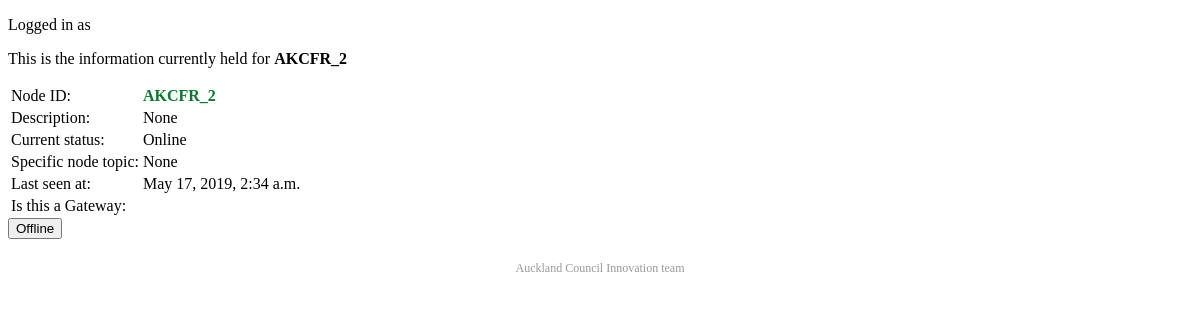
Screenshot of /monitor/node/24/ with the database file from the repository.
### monitor/models.py (models this page shows, shortened)
class Node(models.Model):
    nodeID = models.CharField(max_length=30)
    lastseen = models.DateTimeField(blank=True, null=True)
    statusSent = models.DateTimeField(blank=True, null=True)
    isGateway = models.BooleanField(blank=True, default=False)
    notificationSent = models.BooleanField(blank=True, default=False)
    status = models.CharField(max_length=10, blank=True, null=True)
    nextUpdate = models.DateTimeField(blank=True, null=True)
    topic = models.CharField(max_length=50, blank=True, null=True)
    descr = models.TextField(blank=True, null=True)
    topic = models.CharField(max_length=30, blank=True, null=True)
    lastData = models.TextField(blank=True, null=True)
    lastStatus = models.TextField(blank=True, null=True)
    message_delay = models.FloatField(blank=True, null=True, help_text="Minutes the node can be inactive without being considered down")
    hardware = models.CharField(max_length=50, blank=True, null=True)
    software = models.CharField(max_length=50, blank=True, null=True)
    latitude = models.FloatField(blank=True, null=True)
    longitude  = models.FloatField(blank=True, null=True)

### monitor/views.py (the view)
# urls.py: path('node/<int:node_ref>/', views.nodeDetail, name='nodeDetail'),
def nodeDetail(request, node_ref):
    node = Node.objects.get(id = node_ref)
    context = {'node': node, 'user': request.user}
    return render(request, 'monitor/nodeDetail.html', context)

### monitor/templates/monitor/nodeDetail.html (shortened to what this page needs)
{% extends "monitor/webbase.html" %}
{% block web-body %}
  <p>Logged in as {{ user.username }}</p>
  <p>This is the information currently held for <b>{{ node.nodeID }}</b></p>
    <table>
      <tr>
        <td>Node ID:</td><td><span class="nodeup">{{ node.nodeID }}</span></td>
      </tr>
      <tr>
        <td>Description:</td><td> {{ node.descr }}</td>
      </tr>
      <tr>
        <td>Current status:</td><td> {{ node.status }}</td>
      </tr>
      <tr>
        <td>Specific node topic:</td><td>{{ node.topic }}</td>
      </tr>
      <tr>
        <td>Last seen at:</td><td>{{ node.lastseen }}</td>
      </tr>
      <tr>
        <td>Is this a Gateway:</td><td> {{ node.is_gateway }}</td>
      </tr>
    </table>
  <form action="{% url 'monitor:nodeDetail' node.id  %}" method="post">
  <input type="submit" value="Offline">
  </form>
{% endblock %}

### monitor/static/monitor/style.css (style rules this page uses)
.nodeup { color: #0b772f; font-weight: bold; }

### rows the page displays
Node: nodeID "AKCFR_2", descr "None", status "Online", topic "None", lastseen "May 17, 2019, 2:34 a.m."
